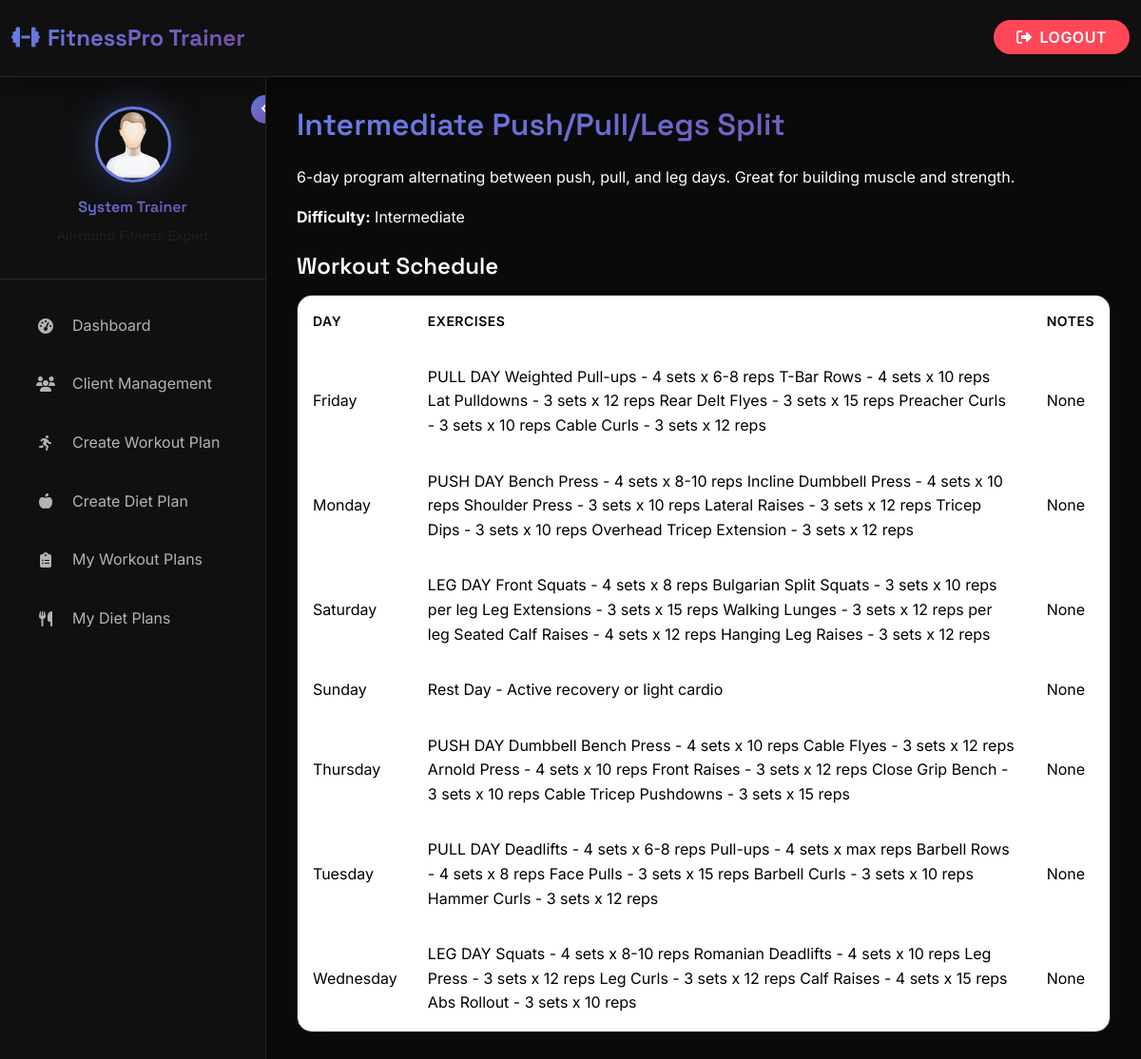
The app's page /trainer/workout_plan/3/ (signed in) with its own data.
### gym_management/gym_app/models.py (models this page shows, shortened)
class Trainer(models.Model):
    first_name = models.CharField(max_length=50)
    last_name = models.CharField(max_length=50)
    email = models.CharField(max_length=50, null=True, blank=True)
    phone_number = models.CharField(max_length=20)
    username = models.CharField(max_length=150, unique=True)
    password = models.CharField(max_length=100)
    specialization = models.CharField(max_length=200, null=True, blank=True)
    image = models.ImageField(upload_to="trainers/", default="trainers/default.png", null=True, blank=True)
    created_at = models.DateTimeField(auto_now_add=True)

class WorkoutPlan(models.Model):
    trainer = models.ForeignKey(Trainer, on_delete=models.CASCADE, related_name='workout_plans')
    name = models.CharField(max_length=200)
    description = models.TextField()
    difficulty_level = models.CharField(max_length=50, choices=[
        ('beginner', 'Beginner'),
        ('intermediate', 'Intermediate'),
        ('advanced', 'Advanced')
    ])
    created_at = models.DateTimeField(auto_now_add=True)
    is_default = models.BooleanField(default=False)

class WorkoutDay(models.Model):
    workout_plan = models.ForeignKey(WorkoutPlan, on_delete=models.CASCADE, related_name='workout_days')
    day_name = models.CharField(max_length=20, choices=[
        ('Monday', 'Monday'),
        ('Tuesday', 'Tuesday'),
        ('Wednesday', 'Wednesday'),
        ('Thursday', 'Thursday'),
        ('Friday', 'Friday'),
        ('Saturday', 'Saturday'),
        ('Sunday', 'Sunday')
    ])
    exercises = models.TextField(help_text="Enter exercises (one per line with sets/reps)")
    notes = models.TextField(blank=True, null=True)
    class Meta:
        ordering = ['day_name']
        unique_together = ['workout_plan', 'day_name']

### gym_management/gym_app/views.py (the view)
# urls.py: path('trainer/workout_plan/<int:plan_id>/', views.workout_plan_detail, name='workout_plan_detail'),
def workout_plan_detail(request, plan_id):
    if 'trainer_id' not in request.session:
        return redirect('/trainer_login')
    trainer = get_object_or_404(Trainer, id=request.session['trainer_id'])
    workout_plan = get_object_or_404(WorkoutPlan, id=plan_id, trainer=trainer)
    workout_days = WorkoutDay.objects.filter(workout_plan=workout_plan)
    return render(request, 'trainer/workout_plan_detail.html', {
        'trainer': trainer,  # ✅ add this
        'workout_plan': workout_plan,
        'workout_days': workout_days
    })

### gym_management/gym_app/templates/trainer/workout_plan_detail.html (shortened to what this page needs)
{% extends 'base_trainer.html' %}
{% block content %}
<h2 class="gradient-text mb-4">{{ workout_plan.name }}</h2>
<p>{{ workout_plan.description }}</p>
<p><strong>Difficulty:</strong> {{ workout_plan.difficulty_level|title }}</p>
<h4 class="mt-4 mb-3">Workout Schedule</h4>
<div class="table-responsive">
  <table class="table">
    <thead>
      <tr>
        <th>Day</th>
        <th>Exercises</th>
        <th>Notes</th>
      </tr>
    </thead>
    <tbody>
      {% for day in workout_days %}
      <tr>
        <td>{{ day.day_name }}</td>
        <td>{{ day.exercises }}</td>
        <td>{{ day.notes }}</td>
      </tr>
      {% empty %}
      <tr><td colspan="3">No exercises added yet.</td></tr>
      {% endfor %}
    </tbody>
  </table>
</div>
{% endblock %}

### gym_management/gym_app/templates/base_trainer.html (shortened to what this page needs)
{% load static %}
<!DOCTYPE html>
<html lang="en">
<head>
    <link href="https://cdn.jsdelivr.net/npm/bootstrap@5.3.2/dist/css/bootstrap.min.css" rel="stylesheet">
    <link rel="stylesheet" href="https://cdnjs.cloudflare.com/ajax/libs/font-awesome/6.5.0/css/all.min.css">
    <link href="https://unpkg.com/aos@2.3.1/dist/aos.css" rel="stylesheet">
</head>
<body>
    <div class="admin-wrapper">
        <nav class="navbar navbar-expand-lg admin-navbar">
            <div class="container-fluid">
                <a class="navbar-brand" href="{% url 'trainer_dashboard' %}">
                    <i class="fas fa-dumbbell me-2"></i>FitnessPro Trainer
                </a>
                <div class="ms-auto">
                    <a href="{% url 'logout' %}" class="logout-btn">
                        <i class="fas fa-sign-out-alt me-2"></i>Logout
                    </a>
                </div>
            </div>
        </nav>
        <aside class="admin-sidebar" id="adminSidebar">
            <button class="sidebar-toggle d-none d-lg-block" onclick="toggleSidebar()">
                <i class="fas fa-angle-left" id="toggleIcon"></i>
            </button>
            <div class="admin-user-info">
                {% if trainer.image %}
                    <img src="{{ trainer.image.url }}" class="admin-user-avatar" alt="Trainer Avatar">
                {% else %}
                    <img src="{% static 'images/find_user.png' %}" class="admin-user-avatar" alt="Trainer Avatar">
                {% endif %}
                <h6 class="gradient-text">{{ trainer.first_name }} {{ trainer.last_name }}</h6>
                <small class="text-muted">{{ trainer.specialization|default:"Fitness Trainer" }}</small>
            </div>
            <nav class="admin-nav">
                <div class="admin-nav-item">
                    <a href="{% url 'trainer_dashboard' %}" class="admin-nav-link {% if request.path == '/trainer/dashboard' %}active{% endif %}">
                        <i class="fas fa-tachometer-alt"></i>
                        <span>Dashboard</span>
                    </a>
                </div>
                <div class="admin-nav-item">
                    <a href="{% url 'trainer_clients' %}" class="admin-nav-link {% if request.path == '/trainer/clients' %}active{% endif %}">
                        <i class="fas fa-users"></i>
                        <span>Client Management</span>
                    </a>
                </div>
                <div class="admin-nav-item">
                    <a href="{% url 'create_workout_plan_page' %}" class="admin-nav-link {% if request.path == '/trainer/create-workout-plan' %}active{% endif %}">
                        <i class="fas fa-running"></i>
                        <span>Create Workout Plan</span>
                    </a>
                </div>
                <div class="admin-nav-item">
                    <a href="{% url 'create_diet_plan_page' %}" class="admin-nav-link {% if request.path == '/trainer/create-diet-plan' %}active{% endif %}">
                        <i class="fas fa-apple-alt"></i>
                        <span>Create Diet Plan</span>
                    </a>
                </div>
                <div class="admin-nav-item">
                    <a href="{% url 'trainer_workout_plans' %}" class="admin-nav-link {% if request.path == '/trainer/workout-plans' %}active{% endif %}">
                        <i class="fas fa-clipboard-list"></i>
                        <span>My Workout Plans</span>
                    </a>
                </div>
                <div class="admin-nav-item">
                    <a href="{% url 'trainer_diet_plans' %}" class="admin-nav-link {% if request.path == '/trainer/diet-plans' %}active{% endif %}">
                        <i class="fas fa-utensils"></i>
                        <span>My Diet Plans</span>
                    </a>
                </div>
            </nav>
        </aside>
        <main class="admin-content" id="adminContent">
            {% block content %}{% endblock %}
        </main>
    </div>
</body>
</html>

### records on screen
Trainer: image (placeholder picture), first_name "System", last_name "Trainer"
WorkoutPlan: name "Intermediate Push/Pull/Legs Split", description "6-day program alternating between push, pull, and leg days. Great for building muscle and strength.", difficulty_level "Intermediate"
WorkoutDay: day_name "Friday", exercises "PULL DAY Weighted Pull-ups - 4 sets x 6-8 reps T-Bar Rows - 4 sets x 10 reps Lat Pulldowns - 3 sets x 12 reps Rear Delt Flyes - 3 sets x 15 reps Preacher Curls - 3 sets x 10 reps Cable Curls - 3 sets x 12 reps", notes "None"
WorkoutDay: day_name "Monday", exercises "PUSH DAY Bench Press - 4 sets x 8-10 reps Incline Dumbbell Press - 4 sets x 10 reps Shoulder Press - 3 sets x 10 reps Lateral Raises - 3 sets x 12 reps Tricep Dips - 3 sets x 10 reps Overhead Tricep Extension - 3 sets x 12 reps", notes "None"
WorkoutDay: day_name "Saturday", exercises "LEG DAY Front Squats - 4 sets x 8 reps Bulgarian Split Squats - 3 sets x 10 reps per leg Leg Extensions - 3 sets x 15 reps Walking Lunges - 3 sets x 12 reps per leg Seated Calf Raises - 4 sets x 12 reps Hanging Leg Raises - 3 sets x 12 reps", notes "None"
WorkoutDay: day_name "Sunday", exercises "Rest Day - Active recovery or light cardio", notes "None"
WorkoutDay: day_name "Thursday", exercises "PUSH DAY Dumbbell Bench Press - 4 sets x 10 reps Cable Flyes - 3 sets x 12 reps Arnold Press - 4 sets x 10 reps Front Raises - 3 sets x 12 reps Close Grip Bench - 3 sets x 10 reps Cable Tricep Pushdowns - 3 sets x 15 reps", notes "None"
WorkoutDay: day_name "Tuesday", exercises "PULL DAY Deadlifts - 4 sets x 6-8 reps Pull-ups - 4 sets x max reps Barbell Rows - 4 sets x 8 reps Face Pulls - 3 sets x 15 reps Barbell Curls - 3 sets x 10 reps Hammer Curls - 3 sets x 12 reps", notes "None"
WorkoutDay: day_name "Wednesday", exercises "LEG DAY Squats - 4 sets x 8-10 reps Romanian Deadlifts - 4 sets x 10 reps Leg Press - 3 sets x 12 reps Leg Curls - 3 sets x 12 reps Calf Raises - 4 sets x 15 reps Abs Rollout - 3 sets x 10 reps", notes "None"
